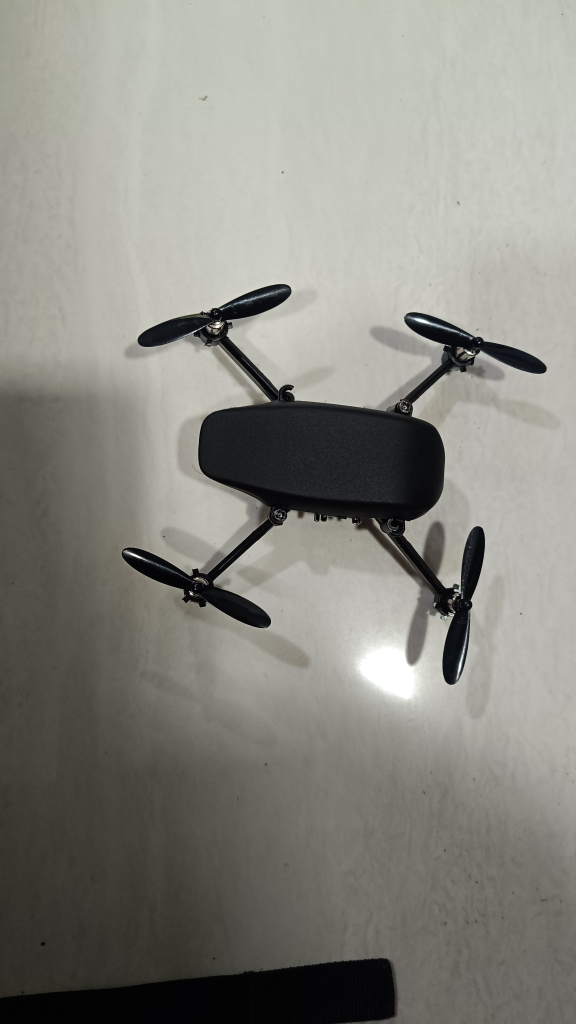
#> input picture dataset/raw/drone_dataset/IMG20261101111216.jpg, 2304 x 4096 px (shown at 1/4 size); its folder holds only this picture in this run
$ python create_contact_sheet.py
#> lines starting #> are read from the running program, lines starting #| are printed output that depends on the picture; after the words box and inside, x2 and y2 are one past the last pixel; in counts of white or black regions, pixels touching at a corner belong together
from pathlib import Path
import math
import cv2
import numpy as np

DATASET_DIR = Path("dataset/raw/drone_dataset")
OUTPUT_FILE = Path("results/contact_sheet.jpg")

THUMB_WIDTH = 240
THUMB_HEIGHT = 180
LABEL_HEIGHT = 35
COLUMNS = 4

images = sorted(
    p for p in DATASET_DIR.iterdir()
    if p.is_file() and p.suffix.lower() in {".jpg", ".jpeg", ".png"}
)

if not images:
    raise SystemExit(f"No images found in {DATASET_DIR}")

rows = math.ceil(len(images) / COLUMNS)

sheet = np.full(
    (rows * (THUMB_HEIGHT + LABEL_HEIGHT),
     COLUMNS * THUMB_WIDTH, 3),
    245,
    dtype=np.uint8
)

for index, path in enumerate(images):
    image = cv2.imread(str(path))
#> image is the input picture: shape (4096, 2304, 3); mean B, G, R 129.1, 136.5, 136.6

    if image is None:
        continue

    height, width = image.shape[:2]
#> height = 4096; width = 2304

    scale = min(
        THUMB_WIDTH / width,
        THUMB_HEIGHT / height
    )
#> scale = 0.0439

    new_width = int(width * scale)
#> new_width = 101
    new_height = int(height * scale)
#> new_height = 180

    thumbnail = cv2.resize(
        image,
        (new_width, new_height),
        interpolation=cv2.INTER_AREA
    )
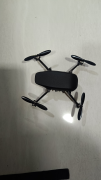
#> thumbnail: shape (180, 101, 3); mean B, G, R 129.1, 136.5, 136.6

    row = index // COLUMNS
    col = index % COLUMNS

    x = col * THUMB_WIDTH + (THUMB_WIDTH - new_width) // 2
#> x = 69
    y = row * (THUMB_HEIGHT + LABEL_HEIGHT)

    sheet[y:y + new_height, x:x + new_width] = thumbnail
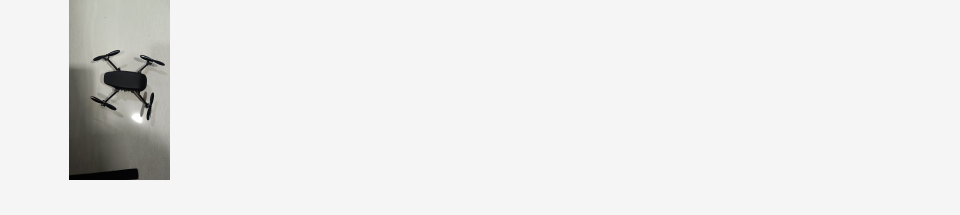
#> sheet: shape (215, 960, 3); mean B, G, R 234.8, 235.4, 235.5

    label_y = y + THUMB_HEIGHT + 23

    cv2.putText(
        sheet,
        path.name,
        (col * THUMB_WIDTH + 5, label_y),
        cv2.FONT_HERSHEY_SIMPLEX,
        0.42,
        (20, 20, 20),
        1,
        cv2.LINE_AA
    )
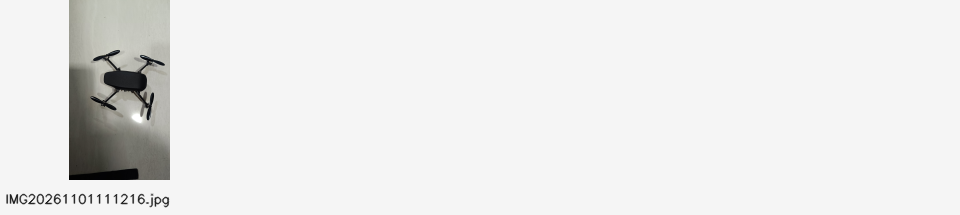
#> sheet: shape (215, 960, 3); 0.54% of pixels changed, all inside (x1, y1, x2, y2) = (6, 193, 170, 208)

OUTPUT_FILE.parent.mkdir(parents=True, exist_ok=True)

cv2.imwrite(str(OUTPUT_FILE), sheet)

print(f"Images: {len(images)}")
print(f"Contact sheet: {OUTPUT_FILE.resolve()}")
print(f"Dimensions: {sheet.shape[1]} x {sheet.shape[0]}")
#| Dimensions: 960 x 215

$ run again, on dataset/raw/drone_dataset/IMG20261101111225.jpg
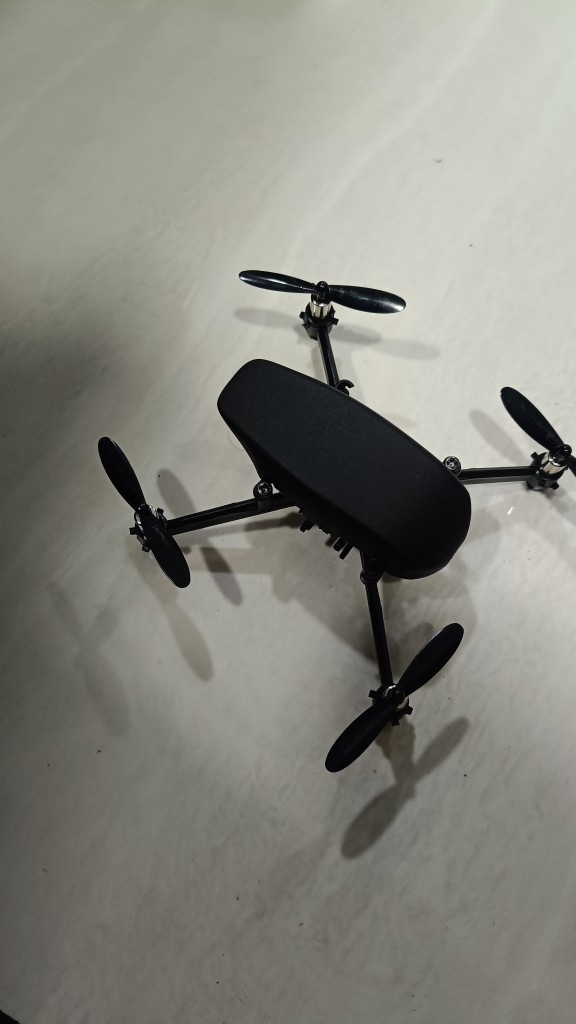
#> input picture dataset/raw/drone_dataset/IMG20261101111225.jpg, 2304 x 4096 px (shown at 1/4 size)
#> image is the input picture: shape (4096, 2304, 3); mean B, G, R 127.1, 135.5, 135.9
#> `thumbnail = cv2.resize( image, (new_width, new_height), interpolation=..`:
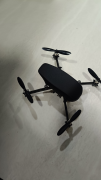
#> thumbnail: shape (180, 101, 3); mean B, G, R 127.2, 135.5, 135.9
#> `cv2.putText( sheet, path.name, (col * THUMB_WIDTH + 5, label_y), cv2.F..`:
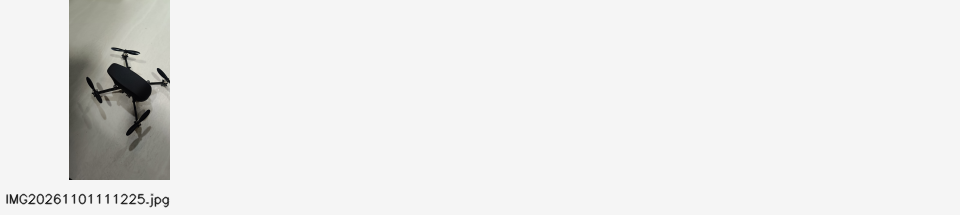
#> sheet: shape (215, 960, 3); mean B, G, R 234.1, 234.8, 234.9
#| Dimensions: 960 x 215

$ run again, on dataset/raw/drone_dataset/IMG20261101111226.jpg
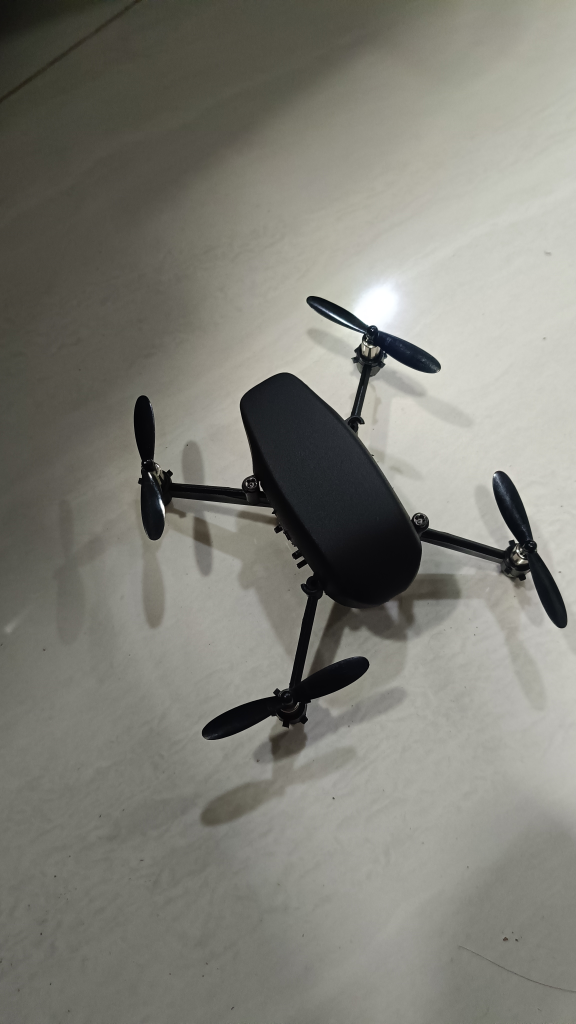
#> input picture dataset/raw/drone_dataset/IMG20261101111226.jpg, 2304 x 4096 px (shown at 1/4 size)
#> image is the input picture: shape (4096, 2304, 3); mean B, G, R 119.3, 127.4, 128
#> `thumbnail = cv2.resize( image, (new_width, new_height), interpolation=..`:
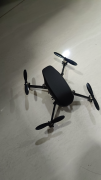
#> thumbnail: shape (180, 101, 3); mean B, G, R 119.3, 127.4, 128
#> `cv2.putText( sheet, path.name, (col * THUMB_WIDTH + 5, label_y), cv2.F..`:
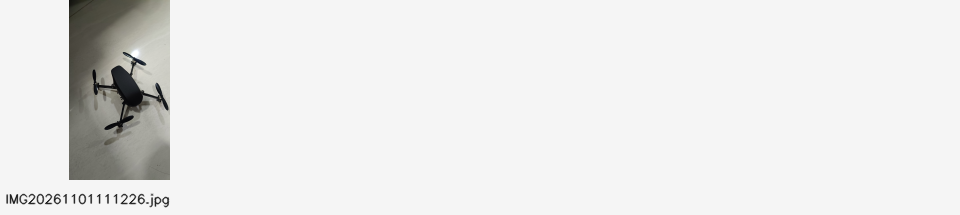
#> sheet: shape (215, 960, 3); mean B, G, R 233.4, 234.1, 234.2
#| Dimensions: 960 x 215

$ run again, on dataset/raw/drone_dataset/IMG20261101111228.jpg
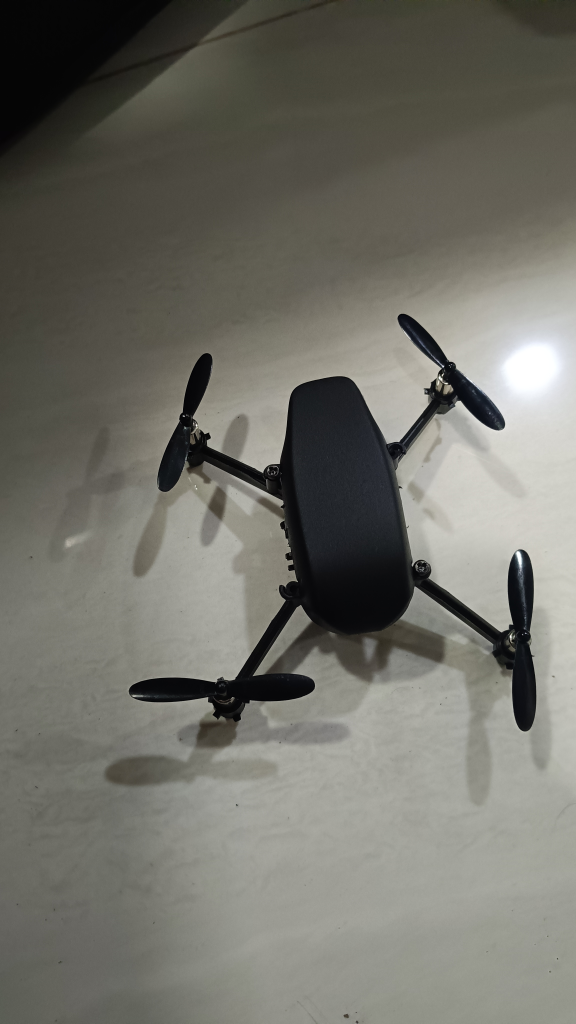
#> input picture dataset/raw/drone_dataset/IMG20261101111228.jpg, 2304 x 4096 px (shown at 1/4 size)
#> image is the input picture: shape (4096, 2304, 3); mean B, G, R 104.4, 112.3, 113.1
#> `thumbnail = cv2.resize( image, (new_width, new_height), interpolation=..`:
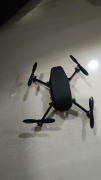
#> thumbnail: shape (180, 101, 3); mean B, G, R 104.4, 112.3, 113
#> `cv2.putText( sheet, path.name, (col * THUMB_WIDTH + 5, label_y), cv2.F..`:
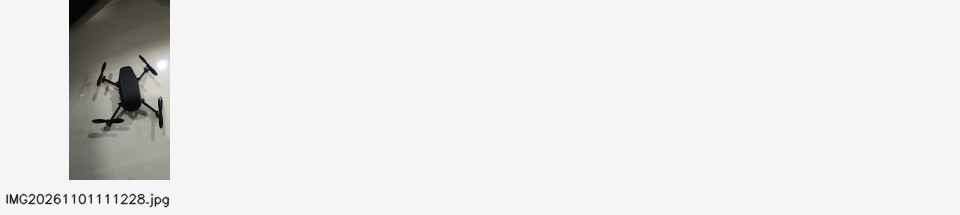
#> sheet: shape (215, 960, 3); mean B, G, R 232.1, 232.8, 232.8
#| Dimensions: 960 x 215

$ run again, on dataset/raw/drone_dataset/IMG20261101111219.jpg
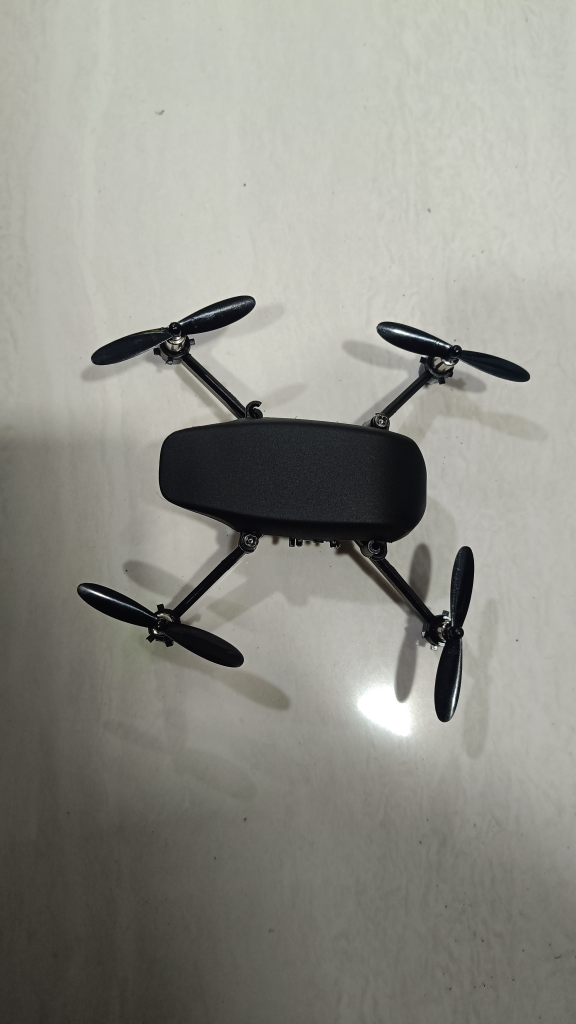
#> input picture dataset/raw/drone_dataset/IMG20261101111219.jpg, 2304 x 4096 px (shown at 1/4 size)
#> image is the input picture: shape (4096, 2304, 3); mean B, G, R 137.5, 145.1, 145.2
#> `thumbnail = cv2.resize( image, (new_width, new_height), interpolation=..`:
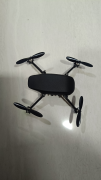
#> thumbnail: shape (180, 101, 3); mean B, G, R 137.5, 145.1, 145.2
#> `cv2.putText( sheet, path.name, (col * THUMB_WIDTH + 5, label_y), cv2.F..`:
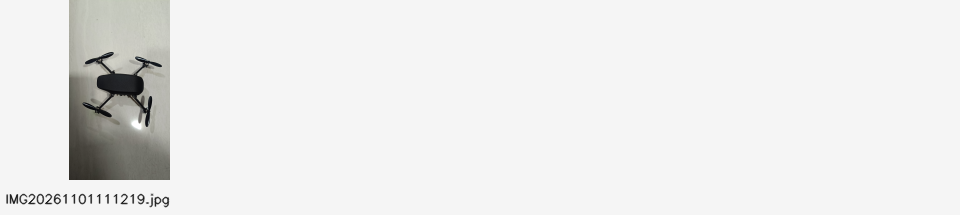
#> sheet: shape (215, 960, 3); mean B, G, R 235, 235.7, 235.7
#| Dimensions: 960 x 215
